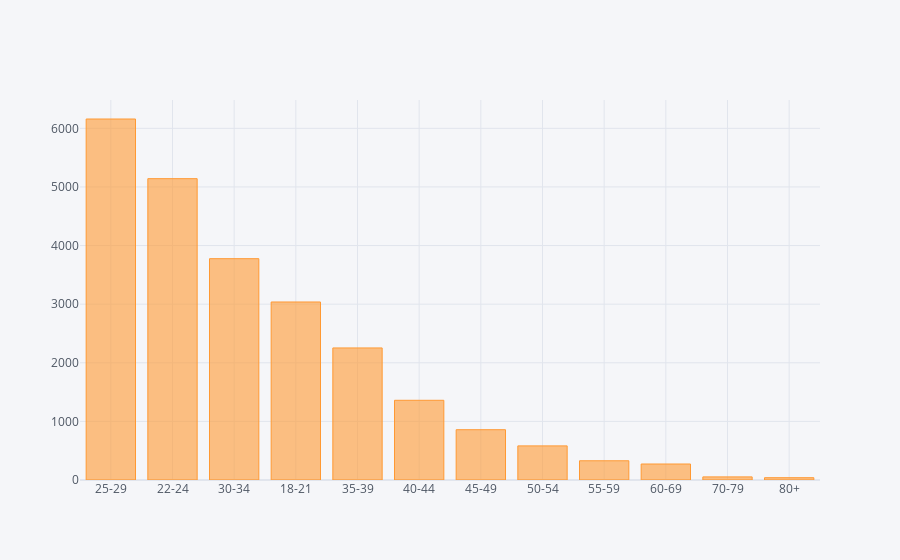

Here is the notebook cell this chart was saved with:
### Code cell
mcr182['Q2'].value_counts().iplot(kind='bar')

### Figure 1 — Plotly figure (JSON) as saved in the notebook; plotly's stock layout.template omitted (floating-point values rounded to 4 significant figures)
{"data": [{"marker": {"color": "rgba(255, 153, 51, 0.6)", "line": {"color": "rgba(255, 153, 51, 1.0)", "width": 1}}, "name": "Q2", "orientation": "v", "text": "", "type": "bar", "x": ["25-29", "22-24", "30-34", "18-21", "35-39", "40-44", "45-49", "50-54", "55-59", "60-69", "70-79", "80+"], "y": [6159, 5141, 3776, 3037, 2253, 1360, 858, 582, 328, 273, 53, 39]}], "layout": {"legend": {"bgcolor": "#F5F6F9", "font": {"color": "#4D5663"}}, "paper_bgcolor": "#F5F6F9", "plot_bgcolor": "#F5F6F9", "title": {"font": {"color": "#4D5663"}}, "xaxis": {"gridcolor": "#E1E5ED", "showgrid": true, "tickfont": {"color": "#4D5663"}, "title": {"font": {"color": "#4D5663"}, "text": ""}, "zerolinecolor": "#E1E5ED"}, "yaxis": {"gridcolor": "#E1E5ED", "showgrid": true, "tickfont": {"color": "#4D5663"}, "title": {"font": {"color": "#4D5663"}, "text": ""}, "zerolinecolor": "#E1E5ED"}}}
